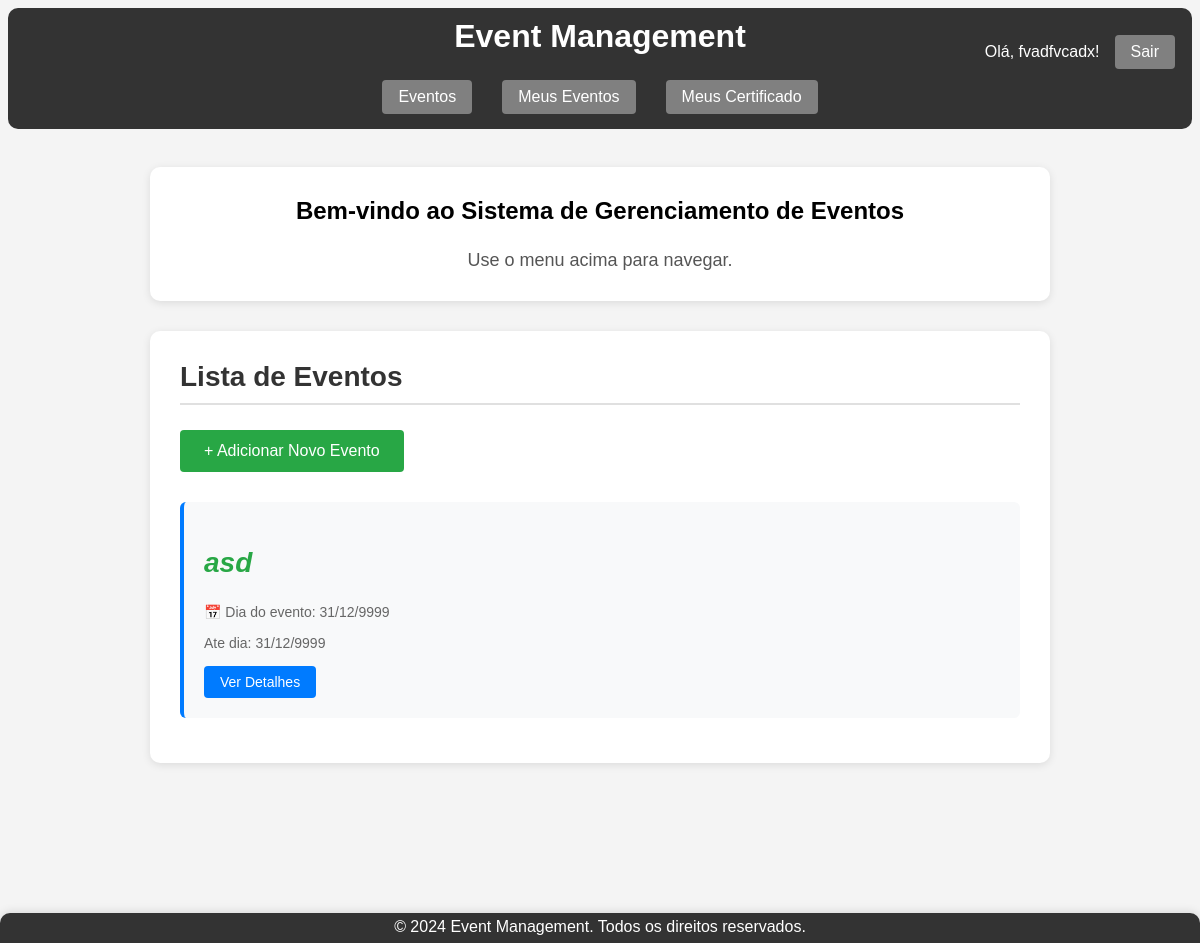
The page / (signed in) on the database its author committed.
### app/models.py (models this page shows, shortened)
class UserRegister(AbstractBaseUser):
    type_user_choices = [
        ('Estudante', 'Estudante'),
        ('Professor', 'Professor'),
        ('Organizador', 'Organizador'),
    ]
    username = models.CharField(max_length=150, unique=True)
    email = models.EmailField(unique=True)
    name = models.CharField(max_length=150)
    phone = models.CharField(max_length=20, blank=True, null=True)
    institution = models.CharField(max_length=150, blank=True, null=True)
    user_type = models.CharField(max_length=20, choices=type_user_choices, default='Estudante', verbose_name="Tipo de Usuário")
    USERNAME_FIELD = 'username'
    REQUIRED_FIELDS = ['email', 'name']
    objects = UserRegisterManager()
    class Meta:
        db_table = 'user_register'
        ordering = ['username']
        verbose_name = 'Registro de Usuário' # Português
        verbose_name_plural = 'Registros de Usuário' # Português

class Event(models.Model):
    event_type_choices = [
        ('Palestra', 'Palestra'),
        ('Workshop', 'Workshop'),
        ('Seminário', 'Seminário'),
        ('Curso', 'Curso'),
        ('Congresso', 'Congresso'),
        ('Simpósio', 'Simpósio'),
        ('Fórum', 'Fórum'),
        ('Mesa Redonda', 'Mesa Redonda'),
    ]
    title = models.CharField(max_length=200, verbose_name="Título")
    description = models.TextField(verbose_name="Descrição")
    initial_date = models.DateField(default= '9999-12-31', verbose_name="Data de Início")
    final_date = models.DateField(default='9999-12-31', verbose_name="Data Final")
    location = models.CharField(max_length=200, verbose_name="Local")
    max_capacity = models.IntegerField(verbose_name="Capacidade Máxima")
    creator = models.ForeignKey(
        settings.AUTH_USER_MODEL,
        on_delete=models.CASCADE,
        related_name='created_events',
        null=True,
        blank=True,
        verbose_name="Criador"
    )
    event_type = models.CharField(max_length=20, choices=event_type_choices, default='Palestra', verbose_name="Tipo de Evento")
    event_start = models.TimeField(null=False, blank=True, verbose_name="Horario de Início")
    event_end = models.TimeField(null=False, blank=True, verbose_name="Horario de Término")
    participants = models.ManyToManyField(
        settings.AUTH_USER_MODEL,
        through='EventParticipant',
        through_fields=('event', 'participant'),
        related_name='attended_events',
        blank=True,
        verbose_name="Participantes"
    )
    class Meta:
        db_table = 'event'
        ordering = ['initial_date']
        verbose_name = 'Evento' # Português
        verbose_name_plural = 'Eventos' # Português

### app/views.py (the view)
# urls.py: path('', views.home, name='home'),
def home(request):
    eventos = Event.objects.all()
    return render(request, 'event_list.html', {'eventos': eventos})

### app/templates/event_list.html (shortened to what this page needs)
{% extends "base.html" %}
{% block content %}
{% load static %}
 <div class="welcome-container">
        <h2>Bem-vindo ao Sistema de Gerenciamento de Eventos</h2>
        <p>Use o menu acima para navegar.</p>
    </div>
<div class="events-container">
    <h2>Lista de Eventos</h2>
    <hr>
    {% if user.is_authenticated %}
    <a href="{% url 'add_event' %}" class="add-event-btn">
        + Adicionar Novo Evento
    </a>
    {% endif %}
    {% if eventos %}
        <ul class="events-list">
            {% for evento in eventos %}
                <li class="event-item">
                    <div class="event-title">{{ evento.title }}</div>
                    <p class="event-date">📅 Dia do evento: {{ evento.initial_date|date:"d/m/Y" }}</p>
                    <p class="event-date">Ate dia: {{ evento.final_date|date:"d/m/Y" }}</p>
                    <div class="event-actions">
                        <a href="{% url 'event_detail' pk=evento.pk %}" class="btn-details">Ver Detalhes</a>
                    </div>
                </li>
            {% endfor %}
        </ul>
    {% else %}
        <p class="no-events">Nenhum evento cadastrado ainda.</p>
    {% endif %}
</div>
{% endblock %}

### app/templates/base.html (shortened to what this page needs)
{% load static %}
<!DOCTYPE html>
<html lang="pt-br">
<head>
    <link rel="stylesheet" type="text/css" href="{% static 'css/style.css' %}">
</head>
<body>
    <header class="header">
        {% block header %}
            <h1>Event Management</h1>
            <nav>
                <ul>
                    <li><a id="event_button" href="{% url 'event_list' %}">Eventos</a></li>
                    {% if user.is_authenticated %}
                        <li class="nav-item">
                            <a class="nav-link" href="{% url 'event_subscribed' %}">Meus Eventos</a>
                        </li>
                    {% endif %}
                        <li class="nav-item">
                            <a class="nav-link" href="{% url 'certificate_list' %}">Meus Certificado</a>
                        </li>
                    <div class="user-actions">
                {% if user.is_authenticated %}
                    <p>Olá, {{ user.username }}!</p>
                    <a href="{% url 'logout' %}">Sair</a>
                {% else %}
                    <a href="{% url 'login' %}">Entrar</a>
                    <a href="{% url 'register' %}">Registro</a>
                {% endif %}
                    </div>
                </ul>
            </nav>
        {% endblock %}
    </header>
    <main>
        {% block content %}{% endblock %}
    </main>
    <footer class="footer">
        {% block footer %}
            <p>&copy; 2024 Event Management. Todos os direitos reservados.</p>
        {% endblock %}
    </footer>
</body>
</html>

### app/static/css/style.css (style rules this page uses)
* { margin: 0; padding: 0; box-sizing: border-box; }
body { font-family: Arial, sans-serif; background: #f4f4f4; overflow-x: hidden; min-height: 100vh; display: flex; flex-direction: column; }
.header { margin: 8px; background: #333; color: #fff; padding: 10px 0; text-align: center; border-radius: 10px; }
.header h1 { margin-bottom: 20px; }
nav ul { list-style: none; display: flex; justify-content: center; flex-wrap: wrap; align-items: center; }
nav ul li { margin: 5px 15px; font-size: 16px; }
nav ul li { margin: 5px 15px; }
nav ul li a { display: inline-block; color: #fff; text-decoration: none; transition: all 0.3s ease; padding: 8px 16px; background-color: grey; border-radius: 4px; }
.user-actions { position: absolute; top: 35px; right: 25px; display: flex; align-items: center; gap: 15px; }
.user-actions p { color: #fff; margin-right: 14px; margin: 0; font-size: 16px; }
.user-actions a { color: #fff; text-decoration: none; padding: 8px 16px; background-color: grey; border-radius: 4px; transition: all 0.3s ease; font-size: 16px; }
main { flex: 1; min-height: calc(100vh - 200px); padding-bottom: 150px; width: 100%; }
.footer { background: #333; color: #fff; text-align: center; padding: 15px 0; position: fixed; width: 100%; bottom: 0; left: 0; box-shadow: 0 -2px 8px rgba(0,0,0,0.1); z-index: 1000; border-radius: 10px 10px 0 0; }
.footer p { margin: -10px; }
.welcome-container, .events-container, .subscribed-events-container, .event-form-container, .delete-confirmation-container, .event-detail-container { background: #fff; margin: 30px auto; padding: 40px; border-radius: 10px; box-shadow: 0 2px 8px rgba(0,0,0,0.1); }
.welcome-container { text-align: center; padding: 30px; margin: 30px auto; max-width: 900px; }
.welcome-container p { font-size: 18px; color: #555; margin-top: 25px; }
.events-container, .subscribed-events-container { max-width: 900px; padding: 30px; }
.events-container h2, .subscribed-events-container h2, .event-form-container h2 { color: #333; margin-bottom: 10px; font-size: 28px; }
.events-container hr, .subscribed-events-container hr, .event-form-container hr { border: none; border-top: 2px solid #e0e0e0; margin-bottom: 25px; }
.add-event-btn { display: inline-block; padding: 12px 24px; background: #28a745; color: #fff; text-decoration: none; border-radius: 4px; margin-bottom: 30px; font-weight: 500; transition: background 0.3s ease; }
.events-list, .subscribed-events-list { list-style: none; padding: 0; margin: 0; }
.event-item, .subscribed-event-item { background: #f8f9fa; padding: 20px; margin-bottom: 15px; border-radius: 6px; transition: transform 0.2s ease, box-shadow 0.2s ease; }
.event-item { border-left: 4px solid #007bff; }
.event-title { font-size: 20px; font-weight: 600; color: #333; margin-bottom: 8px; }
.event-date { color: #666; font-size: 14px; margin-bottom: 15px; }
.event-actions { display: flex; gap: 15px; margin-top: 10px; }
.event-actions a { padding: 8px 16px; text-decoration: none; border-radius: 4px; font-size: 14px; transition: all 0.3s ease; }
.btn-details { background: #007bff; color: #fff; }
.event-title { font-size: 28px; color: #28a745; font-weight: 600; margin: 25px 0; font-style: italic; }

### rows shown on the page
UserRegister: username "fvadfvcadx"
Event: title "asd", initial_date "31/12/9999", final_date "31/12/9999"
